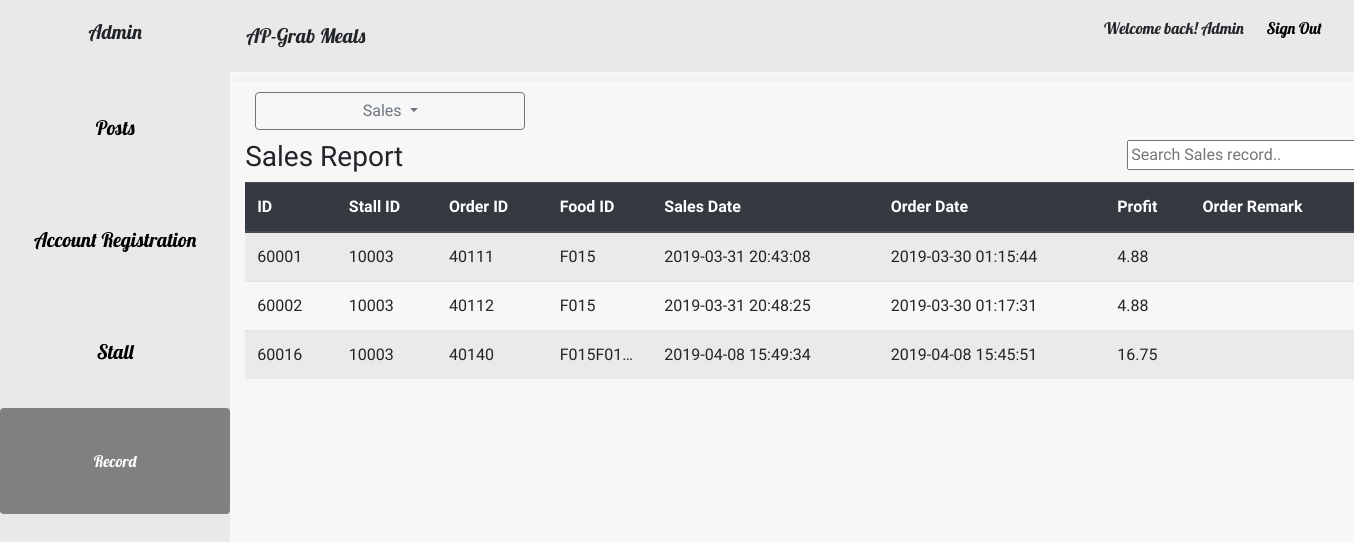
Page /online-meal-ordering-system/system-admin-app/salesdatabase.php (signed in) on the committed database.
### tables this page shows
CREATE TABLE `sales` (
  `Sales_ID` int(11) NOT NULL,
  `Stall_ID` int(11) NOT NULL,
  `Order_ID` int(11) NOT NULL,
  `Food_ID` varchar(255) NOT NULL,
  `Sales_Date` datetime NOT NULL DEFAULT current_timestamp(),
  `Profit` varchar(255) NOT NULL
);

CREATE TABLE `orders` (
  `Order_ID` int(11) NOT NULL,
  `Food_ID` varchar(255) NOT NULL,
  `Customer_ID` varchar(255) NOT NULL,
  `Total_Item` int(11) NOT NULL,
  `Order_date` datetime NOT NULL DEFAULT current_timestamp(),
  `Order_Get_Time` varchar(255) DEFAULT NULL,
  `Order_Estimated_Time` datetime DEFAULT NULL,
  `Order_Prepare_Time` datetime DEFAULT NULL,
  `Order_Tracking_Number` varchar(255) NOT NULL,
  `Order_Total_Price` varchar(255) NOT NULL,
  `Order_Remark` varchar(255) NOT NULL
);

### online-meal-ordering-system/system-admin-app/salesdatabase.php (the view, shortened to what this page needs)
<?php session_start();
	include("base.php");
?>
<div class="allall">
		<div class="container tatata">
			<div class="dropdown">
			  	<a class="btn btn-outline-secondary mar dropdown-toggle idwnbym" href="#" role="button" id="dropdownMenuLink" data-toggle="dropdown" aria-haspopup="true" aria-expanded="false">
			    Sales
			  	</a>
			  	<div class="bomm">
			  		<form action="database.php" method="post">
			  			<h3 class="fff">Sales Report</h3>
			  			<input class="ff" type="text"  id="myInput" onkeyup="myFunction()" placeholder="Search Sales record..">
			  		</form>
			  	</div>
			</div>
<div class="tatatata">
		<table class="table table-striped" id="myTable">
			<form><thead class="thead-dark">
				<tr>
					<th scope="col">ID</th>
					<th scope="col">Stall ID</th>
					<th scope="col">Order ID</th>
					<th scope="col">Food ID</th>
					<th scope="col">Sales Date</th>
					<th scope="col">Order Date</th>
					<th scope="col">Profit</th>
					<th scope="col">Order Remark</th>
				</tr>
			</thead>
				<tbody>
				<?php
					$sql = "SELECT * FROM sales";
					$result = mysqli_query($con, $sql);
					while($sales = mysqli_fetch_array($result)){
							$sid = $sales['Sales_ID'];
							$stid = $sales['Stall_ID'];
							$iod = $sales['Order_ID'];
							$fid = $sales['Food_ID'];
							$sdate = $sales['Sales_Date'];
							$profit = $sales['Profit'];
							$sql1 = mysqli_query($con, "SELECT * FROM orders WHERE Order_ID = '$iod' ");
							$order = mysqli_fetch_array($sql1);
							$date = $order['Order_date'];
							echo "<tr>";
							echo "<td>";
							echo "".$sid."";
							echo "</td><td>";
							echo "".$stid."";
							echo "</td><td>";
							echo "".$iod."";
							echo "</td><td class='yuiyui'>";
							echo "".$fid."";
							echo "</td><td>";
							echo "".$sdate."";
							echo "</td><td>";
							echo "".$date."";
							echo "</td><td>";
							echo "".$profit."";
							echo "</td><td class='yuiyui'>";
							echo "</td>";
							echo "</tr>";
					}
				?>
			</tbody></form>
		</table>
</div>
</div>
</div>

### online-meal-ordering-system/system-admin-app/home.css (style rules this page uses)
html,body { background-color: #f7f7f7; }
.container { box-shadow: 0px 8px 16px 0px rgba(0,0,0,0.2)!important; width:1200px!important; }
.allall { width:83%; height:83%; float:right; }
.tatata { margin-top:10px; height:640px; overflow:auto; }
.tatatata { height:540px; width:100%; overflow:auto; }
.mar { margin:10px; }
.ff { float:right; }
.fff { float:left; width:400px; }
.idwnbym { width:270px; }
.yuiyui { max-width: 0; overflow: hidden; text-overflow: ellipsis; white-space: nowrap; }

### online-meal-ordering-system/system-admin-app/base.php (style rules this page uses)
body { font-family: 'Acme', sans-serif; }

### rows in the picture
sales: Sales_ID "60001", Stall_ID "10003", Order_ID "40111", Food_ID "F015", Sales_Date "2019-03-31 20:43:08", Order_ID.Order_date "2019-03-30 01:15:44", Profit "4.88"
sales: Sales_ID "60002", Stall_ID "10003", Order_ID "40112", Food_ID "F015", Sales_Date "2019-03-31 20:48:25", Order_ID.Order_date "2019-03-30 01:17:31", Profit "4.88"
sales: Sales_ID "60016", Stall_ID "10003", Order_ID "40140", Food_ID "F015F01…", Sales_Date "2019-04-08 15:49:34", Order_ID.Order_date "2019-04-08 15:45:51", Profit "16.75"
